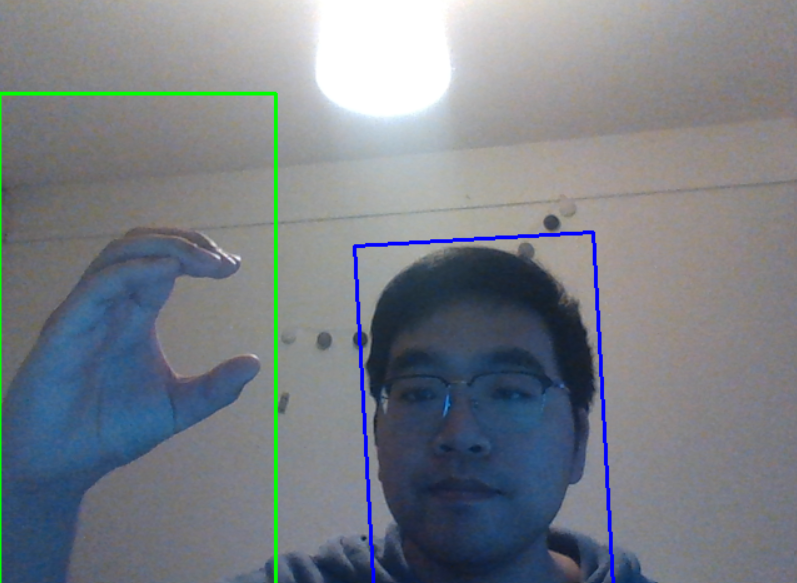
#> input picture images/create_hand_dataset.png, 797 x 583 px, given in place of the camera
$ python search_region.py
#> lines starting #> are read from the running program, lines starting #| are printed output that depends on the picture; after the words box and inside, x2 and y2 are one past the last pixel; in counts of white or black regions, pixels touching at a corner belong together
### common/helper.py

import cv2
import imageio
import os
import numpy as np
import matplotlib.pyplot as plt
import glob
import keras.utils as image
from keras.applications.vgg19 import preprocess_input
from sklearn.model_selection import train_test_split

def load_cascade(cascade_file_path):
    cascade = cv2.CascadeClassifier(cascade_file_path)
    return cascade


def save_gif(gif_path, frames):
    print("Saving GIF file", gif_path)
    with imageio.get_writer(gif_path, mode="I") as writer:
        for idx, frame in enumerate(frames):
            rgb_frame = cv2.cvtColor(frame, cv2.COLOR_BGR2RGB)
            writer.append_data(rgb_frame)

#This function computes the sub region in which we want to detect faces
# [11 lines left out: function compute_optimized_search_region, not called in this run]

def detect_faces(img, cascades):
  #transform image into grayscale
  gray = cv2.cvtColor(img,cv2.COLOR_BGR2GRAY)
  #use cascades to detect faces
  faces = cascades.detectMultiScale(gray, 1.3, 5)
  return faces

# [152 lines left out: functions transform_face2hist, show_hist, scale_contour, crop_hand, save_plot, MLP_load_data and 4 more, not called in this run]

### detect_faces/search_region.py
import numpy as np
import cv2
import os
import sys

current_path = os.path.dirname(os.path.realpath(__file__))
parent_path = os.path.dirname(current_path)
# adding the parent directory to the sys.path.
sys.path.append(parent_path)
from common import helper

# object detection with Haar Cascades
face_cascade_path = 'Haar_File\haarcascade_frontalface_default.xml'
eye_cascade_path = "Haar_File\haarcascade_eye.xml"

# Load Haar Cascades
face_cascade = helper.load_cascade(os.path.join(parent_path, face_cascade_path))
eye_cascade = helper.load_cascade(os.path.join(parent_path, eye_cascade_path))

cap = cv2.VideoCapture(0)

if not cap.isOpened():
    print("Cannot open camera")
    exit()

previous_bbox = None
margin = 50

frames = []

while True:
    # Get image
    ret, frame = cap.read()
#> frame is the input picture: shape (583, 797, 3); mean B, G, R 133.9, 126.4, 120.8
    region_to_use = frame
    # get image shape
    (img_height, img_width) = frame.shape[0], frame.shape[1]
#> img_height = 583; img_width = 797

    if previous_bbox is not None:
        (new_x,new_y,new_width,new_height) = helper.compute_optimized_search_region(previous_bbox, img_height, img_width, margin)
        # retrieve the sub region
        region_to_use = frame[new_y:new_y+new_height, new_x:new_x+new_width]
        # draw a red rectangle  BGR
        cv2.rectangle(frame, (new_x,new_y), (new_x+new_width, new_y+new_height),(255,0,0),5)

    # Detect faces in subregion
    faces = helper.detect_faces(region_to_use, face_cascade)
#> in detect_faces, `gray = cv2.cvtColor(img,cv2.COLOR_BGR2GRAY)`:
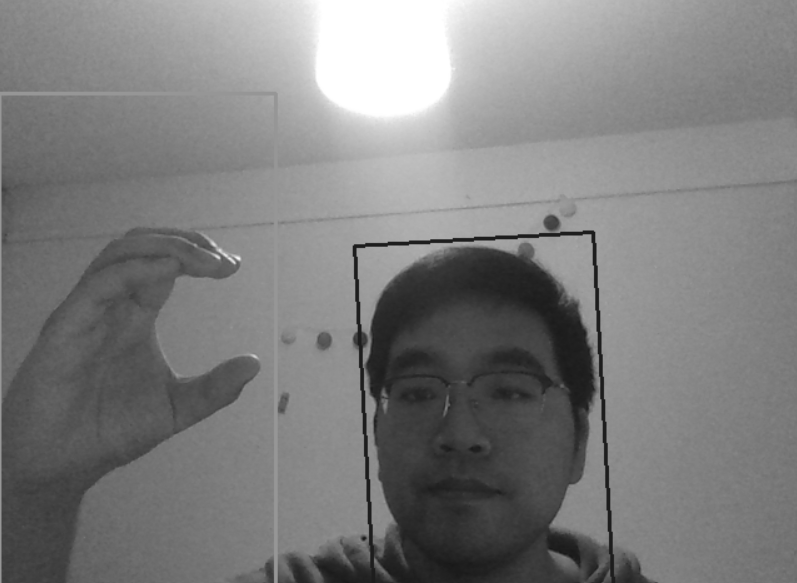
#> gray: shape (583, 797); min 24, max 255, mean 125.6
#> in detect_faces, `faces = cascades.detectMultiScale(gray, 1.3, 5)`: faces = [[344, 292, 241, 241]]
#> faces = [[344, 292, 241, 241]]
    if len(faces) == 1:
        #update the face bounding box
        face = faces[0]
#> face = [344, 292, 241, 241]
        # (bottom left point x , y, faces width, faces height)
        (x,y,w,h) = face if previous_bbox is None else (new_x+face[0], new_y+face[1], face[2], face[3])
#> x = 344; y = 292; w = 241; h = 241
        # update previous_bbox
        previous_bbox = (x,y,w,h)
#> previous_bbox = (344, 292, 241, 241)
        #draw a green rectangle around the detected face
        cv2.rectangle(frame, (x,y), (x+w, y+h), (0, 255, 0), 2)
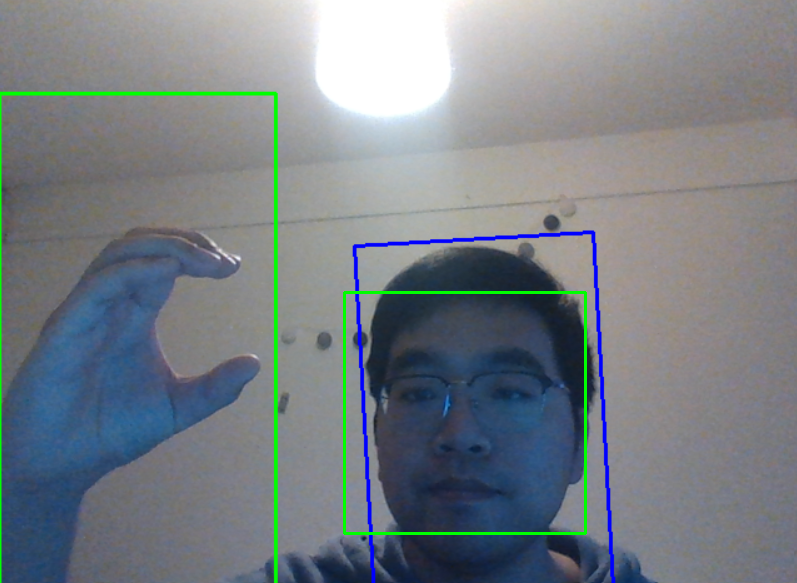
#> frame: shape (583, 797, 3); 0.62% of pixels changed, all inside (x1, y1, x2, y2) = (343, 291, 587, 535)

        # here if we can find the face region, we also could find eyes in the face region
        face_roi_im = frame[y:y+h, x:x+w]
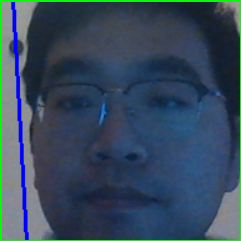
#> face_roi_im: shape (241, 241, 3); mean B, G, R 92.2, 73.8, 53.8
        face_roi_gray = cv2.cvtColor(face_roi_im,cv2.COLOR_BGR2GRAY)
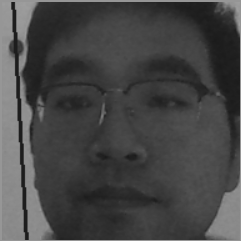
#> face_roi_gray: shape (241, 241); min 26, max 158, mean 69.9
        # detect eyes
        eyes = eye_cascade.detectMultiScale(face_roi_gray, 1.3, 4)
#> eyes = ()
        for(e_x,e_y,e_w,e_h)in eyes:
            #draw a rectangle around each eye
            cv2.rectangle(face_roi_im,(e_x,e_y),(e_x+e_w,e_y+e_h),(0,0,255),2)
#> this loop made 0 passes
    else:
        previous_bbox= None

    frames.append(frame)
    cv2.imshow('img', frame)
    k = cv2.waitKey(30) & 0xff
#> (key Esc is pressed here)
    if k == 27:
        break

cap.release()
cv2.destroyAllWindows()

# save gif
helper.save_gif(os.path.join(parent_path, "images", "search_region.gif"), frames)
#> the loop in save_gif, `for idx, frame in enumerate(frames):` made 1 pass
